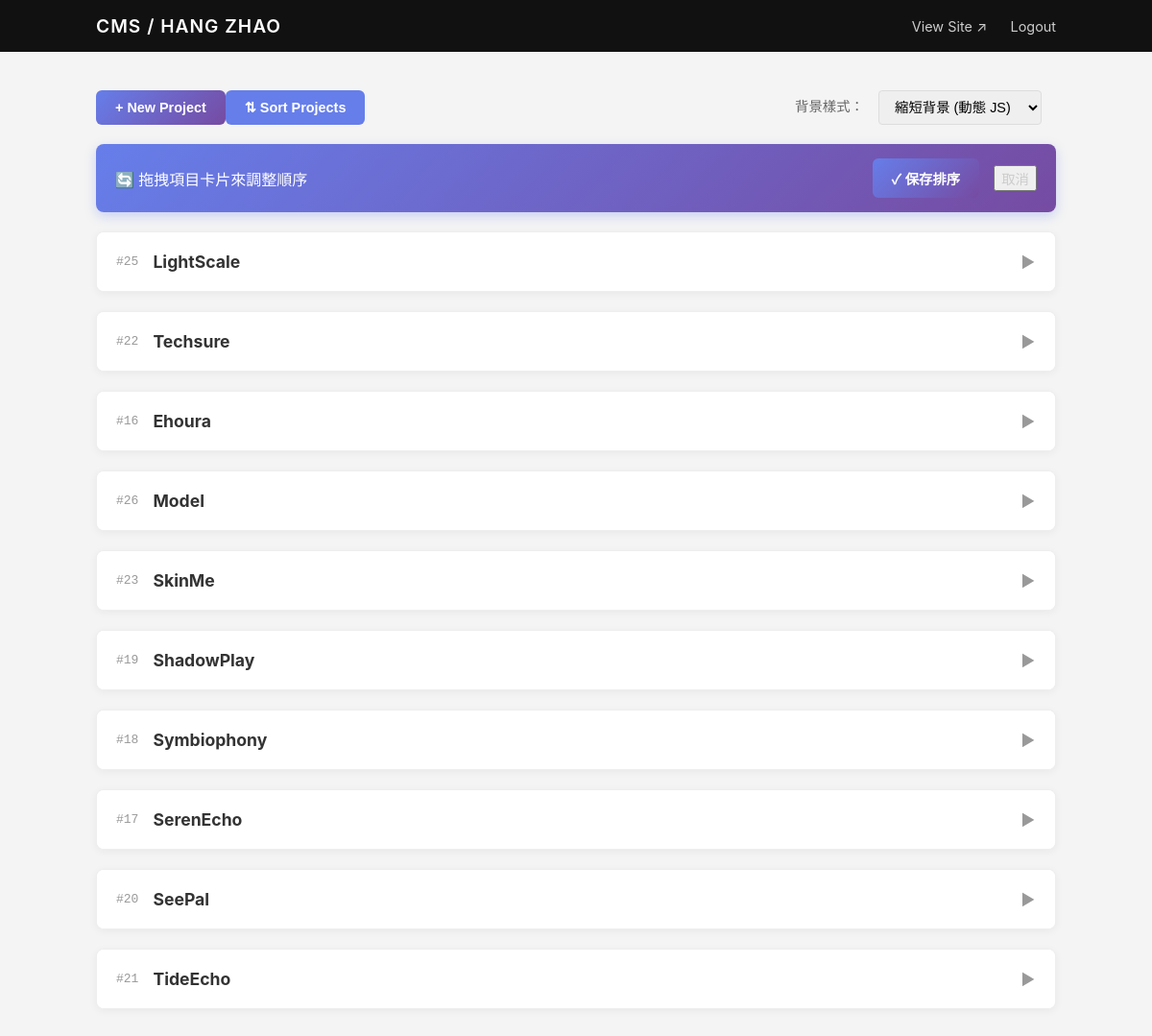
/admin.php (signed in), run on the app's committed database.
### tables this page shows
CREATE TABLE projects (
      id INTEGER PRIMARY KEY AUTOINCREMENT,
      title TEXT NOT NULL,
      slug TEXT UNIQUE,
      description TEXT,
      tags TEXT,                 -- 逗号分隔，或存 JSON
      image_url TEXT,            -- 首图
      gallery_json TEXT,         -- 其他图 JSON 数组
      meta_json TEXT,            -- 可扩展的结构化元数据（JSON），用于 subtitle/links/tools/process 等
      url TEXT,                  -- 外链（Behance/GitHub/视频等）
       year INTEGER,
       month INTEGER,
      featured INTEGER DEFAULT 0,
      order_index INTEGER DEFAULT 0,
      created_at TEXT NOT NULL,
      updated_at TEXT NOT NULL
    , background_problem TEXT, design_goals TEXT, solution_overview TEXT, interaction_design TEXT, pipeline TEXT, prototype_highlights TEXT, usability_testing TEXT, outcomes TEXT, ethics TEXT, next_steps TEXT, media_notes TEXT, acknowledgements TEXT, contact TEXT, subtitle TEXT, links TEXT, tools TEXT, hero_media TEXT);

### src/config.php (called while the page is built)
<?php
return [
  'db_path' => __DIR__ . '/../public/uploads/portfolio.sqlite',
  'admin_password' => '949949Zh',
  'site_name' => 'HANG ZHAO',
  'background_style' => 'compact',
];

### src/db.php (called while the page is built, shortened)
<?php
function get_pdo(): PDO {
  static $pdo = null;
  if ($pdo) return $pdo;
  $config = require __DIR__ . '/config.php';
  $dsn = 'sqlite:' . $config['db_path'];
  $pdo = new PDO($dsn, null, null, [
    PDO::ATTR_ERRMODE => PDO::ERRMODE_EXCEPTION,
    PDO::ATTR_DEFAULT_FETCH_MODE => PDO::FETCH_ASSOC,
  ]);
  $pdo->exec('PRAGMA foreign_keys = ON;');
  return $pdo;
}

### src/functions.php (called while the page is built, shortened)
<?php
require_once __DIR__ . '/db.php';
function get_projects(bool $only_featured = false): array
{
  $pdo = get_pdo();
  $sql = "SELECT * FROM projects ";
  $sql .= "ORDER BY featured DESC, order_index DESC, year DESC, id DESC";
  return $pdo->query($sql)->fetchAll();
}

### public/admin.php (the view, shortened to what this page needs)
<?php
require __DIR__ . '/../src/functions.php';
$config = require __DIR__ . '/../src/config.php';
$is_logged_in = !empty($_SESSION['admin_ok']);
$projects = $is_logged_in ? get_projects(false) : [];
?>
<!doctype html>
<html lang="en">
<head>
  <link rel="stylesheet" href="css/admin.css?v=<?= time() ?>">
  <link rel="stylesheet" href="https://unpkg.com/easymde/dist/easymde.min.css">
  <link href="https://unpkg.com/cropperjs@1.5.13/dist/cropper.min.css" rel="stylesheet">
</head>
<body class="admin-page">
  <header class="admin-header">
    <div class="header-inner">
      <h1>CMS / <?= htmlspecialchars($config['site_name']) ?></h1>
      <nav>
        <a href="/" target="_blank" class="btn-text">View Site ↗</a>
        <?php if ($is_logged_in): ?>
          <a href="admin.php?action=logout" class="btn-text danger">Logout</a>
        <?php endif; ?>
      </nav>
    </div>
  </header>
  <main class="admin-container">
    <?php if (!$is_logged_in): ?>
      <div class="login-card">
        <form method="post"><input type="hidden" name="action" value="login"><input type="password" name="password"
            placeholder="Password" required autofocus><button class="btn-primary" type="submit">Login</button></form>
      </div><?php else: ?>
      <div class="actions-bar">
        <button class="btn-primary"
          onclick="document.getElementById('create-form').classList.toggle('hidden')">+ New Project</button>
        <button class="btn-primary" id="sort-toggle-btn" onclick="toggleSortMode()" style="background: #667eea;">
          <span id="sort-icon">⇅</span> Sort Projects
        </button>
        <div style="margin-left: auto; display: flex; align-items: center; gap: 15px;">
          <label style="font-size: 0.9rem; color: #666;">背景樣式：</label>
          <select id="bg-style-selector" onchange="updateBackgroundStyle(this.value)"
                  style="padding: 8px 12px; border: 1px solid #ddd; border-radius: 4px; font-size: 0.9rem;">
            <option value="compact" <?= ($config['background_style'] ?? 'full') === 'compact' ? 'selected' : '' ?>>縮短背景 (動態 JS)</option>
          </select>
        </div>
      </div>
      <div id="sort-hint" class="sort-hint hidden">
        <span>🔄 拖拽項目卡片來調整順序</span>
        <button class="btn-primary" onclick="saveSortOrder()">✓ 保存排序</button>
        <button class="btn-text" onclick="cancelSortMode()">取消</button>
      </div>
      <div class="project-list">
        <?php foreach ($projects as $p):
          ?>
          <div class="editor-card collapsed" id="project-<?= $p['id'] ?>">
            <div class="card-header" onclick="toggleEdit(<?= $p['id'] ?>)">
              <div class="header-info"><span class="id">#<?= $p['id'] ?></span><strong
                  class="title"><?= htmlspecialchars($p['title']) ?></strong></div><span class="arrow">▼</span>
            </div>
          </div>
        <?php endforeach; ?>
      </div>
    <?php endif; ?>
  </main>
</body>
</html>

### public/css/admin.css (style rules this page uses)
body.admin-page { background-color: #f4f4f4; color: #333; font-family: -apple-system, BlinkMacSystemFont, "Segoe UI", Roboto, sans-serif; margin: 0; padding: 0; }
.admin-header { background: #111; color: #fff; padding: 15px 0; position: sticky; top: 0; z-index: 100; }
.header-inner { max-width: 1000px; margin: 0 auto; padding: 0 20px; display: flex; justify-content: space-between; align-items: center; }
.admin-header h1 { margin: 0; font-size: 1.2rem; font-weight: 600; letter-spacing: 1px; }
.btn-text { color: #ccc; text-decoration: none; font-size: 0.9rem; margin-left: 20px; transition: color 0.2s; }
.admin-container { max-width: 1000px; margin: 40px auto; padding: 0 20px; }
.btn-primary { background: #111; color: #fff; border: none; padding: 10px 20px; border-radius: 4px; cursor: pointer; transition: background 0.2s; }
.actions-bar { display: flex; justify-content: space-between; align-items: center; margin-bottom: 20px; }
.editor-card { background: #fff; border-radius: 8px; box-shadow: 0 2px 8px rgba(0, 0, 0, 0.05); margin-bottom: 20px; overflow: hidden; border: 1px solid #eee; transition: all 0.3s ease; }
.card-header { padding: 20px; background: #fff; border-bottom: 1px solid #f0f0f0; display: flex; justify-content: space-between; align-items: center; cursor: pointer; user-select: none; }
.header-info { display: flex; align-items: center; gap: 15px; }
.header-info .id { color: #999; font-family: monospace; }
.header-info .title { font-size: 1.1rem; }
.arrow { transition: transform 0.3s; color: #999; }
.editor-card.collapsed .arrow { transform: rotate(-90deg); }
.editor-card.collapsed .card-header { border-bottom: none; }
label { display: block; margin-bottom: 6px; font-weight: 500; font-size: 0.9rem; color: #444; }
.btn-primary, .btn-secondary { padding: 10px 20px; border: none; border-radius: 6px; font-size: 0.9rem; font-weight: 600; cursor: pointer; transition: all 0.2s ease; }
.btn-primary { background: linear-gradient(135deg, #667eea 0%, #764ba2 100%); color: white; }
.sort-hint { background: linear-gradient(135deg, #667eea 0%, #764ba2 100%); color: white; padding: 15px 20px; margin-bottom: 20px; border-radius: 8px; display: flex; align-items: center; gap: 15px; box-shadow: 0 4px 12px rgba(102, 126, 234, 0.3); animation: slideDown 0.3s ease; }
.sort-hint span { flex: 1; font-weight: 500; }
.sort-hint button { margin: 0; }

### data on the page
projects: id "25", title "LightScale"
projects: id "22", title "Techsure"
projects: id "16", title "Ehoura"
projects: id "26", title "Model"
projects: id "23", title "SkinMe"
projects: id "19", title "ShadowPlay"
projects: id "18", title "Symbiophony"
projects: id "17", title "SerenEcho"
projects: id "20", title "SeePal"
projects: id "21", title "TideEcho"

### other printed values
$config['site_name'] "HANG ZHAO"
